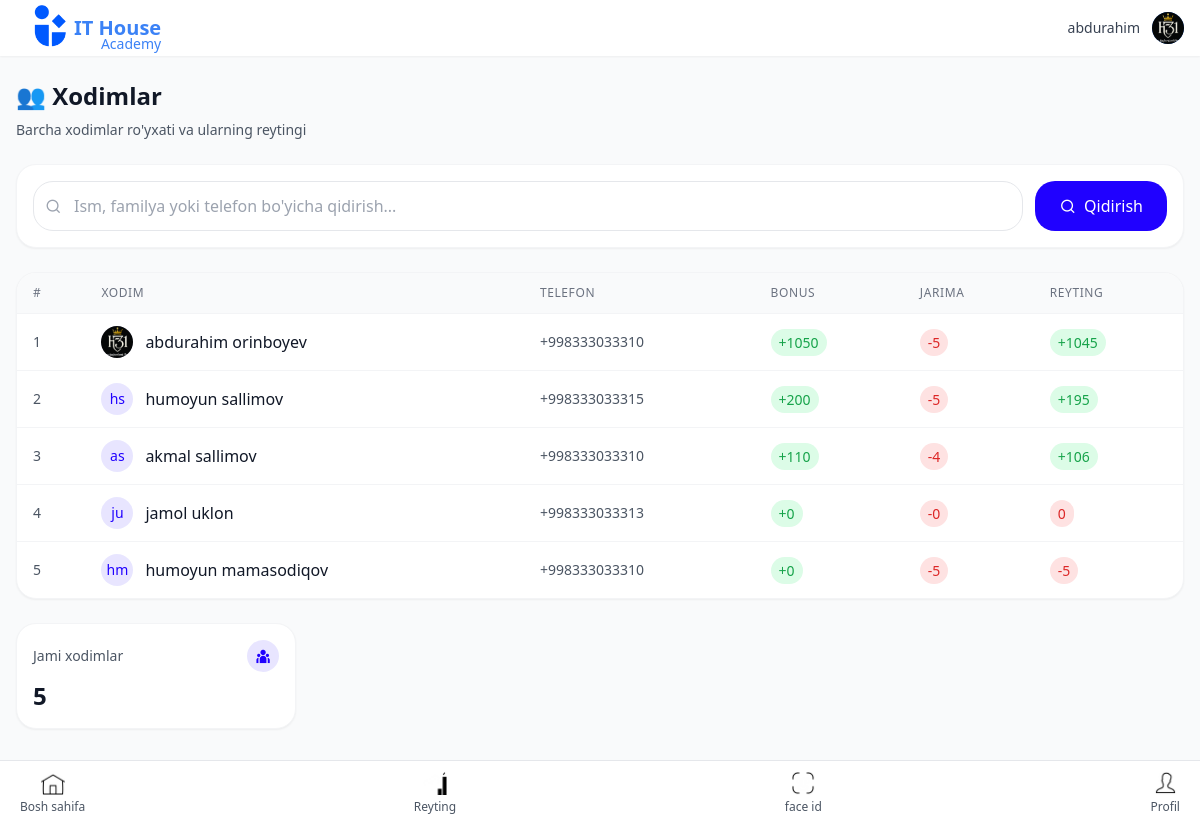
The app's page /xodimlar/ (signed in), older data.
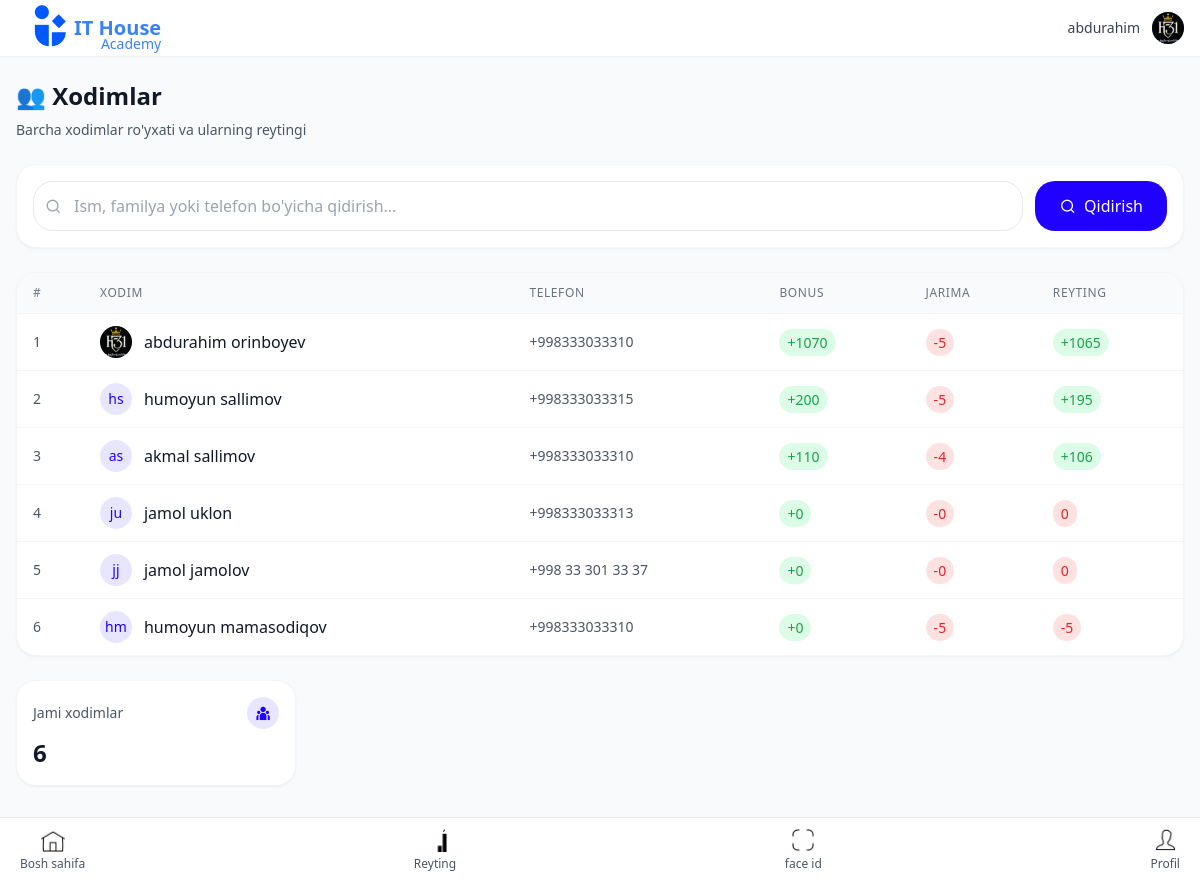
The same page, newer data.
### main/models.py (models this page shows, shortened)
class Xodim(models.Model):
    user = models.OneToOneField(User, on_delete=models.CASCADE, related_name='xodim')
    ism = models.CharField(max_length=100)
    familya = models.CharField(max_length=100)
    telefon = models.CharField(max_length=20)
    rasm = models.ImageField(upload_to='xodim_rasmlari/', null=True, blank=True)
    bonus_ball = models.IntegerField(default=0)
    bonus_pul = models.DecimalField(max_digits=12, decimal_places=2, default=0)
    jarima_ball = models.IntegerField(default=0)
    jarima_pul = models.DecimalField(max_digits=12, decimal_places=2, default=0)
    reyting_ball = models.IntegerField(default=0)
    reyting_pul = models.DecimalField(max_digits=12, decimal_places=2, default=0)
    created_at = models.DateTimeField(auto_now_add=True)
    updated_at = models.DateTimeField(auto_now=True)
    class Meta:
        ordering = ['-reyting_ball']
        verbose_name = "Xodim"
        verbose_name_plural = "Xodimlar"

### main/views.py (the view)
# urls.py: path('xodimlar/', views.xodimlar, name='xodimlar'),
@login_required
def xodimlar(request):
    xodimlar = Xodim.objects.all().order_by('-reyting_ball')
    qidiruv = request.GET.get('qidiruv', '')
    if qidiruv:
        xodimlar = xodimlar.filter(
            Q(ism__icontains=qidiruv) |
            Q(familya__icontains=qidiruv) |
            Q(telefon__icontains=qidiruv)
        )
    from django.core.paginator import Paginator
    paginator = Paginator(xodimlar, 10)  # Har sahifada 10 ta xodim
    page = request.GET.get('page', 1)
    xodimlar = paginator.get_page(page)
    umumiy_ball = sum([x.reyting_ball for x in paginator.object_list])
    umumiy_bonus = sum([x.bonus_ball for x in paginator.object_list])
    umumiy_jarima = sum([x.jarima_ball for x in paginator.object_list])
    return render(request, 'main/xodimlar.html', {
        'xodimlar': xodimlar,
        'umumiy_ball': umumiy_ball,
        'umumiy_bonus': umumiy_bonus,
        'umumiy_jarima': umumiy_jarima,
    })

### main/templates/main/xodimlar.html (shortened to what the changed rows need)
{% extends 'base.html' %}
{% load static %}
{% block content %}
<div class="mb-6 flex items-center justify-between">
    <div>
        <h2 class="text-2xl font-bold text-gray-900 mb-2">👥 Xodimlar</h2>
    </div>
</div>
<div class="bg-white rounded-xl shadow-sm border border-gray-100 overflow-hidden">
    <div class="hidden md:block overflow-x-auto">
        <table class="w-full">
            <thead class="bg-gray-50 border-b border-gray-100">
                <tr>
                    <th class="px-4 py-3 text-left text-xs font-medium text-gray-500 uppercase tracking-wider">#</th>
                    <th class="px-4 py-3 text-left text-xs font-medium text-gray-500 uppercase tracking-wider">Xodim</th>
                    <th class="px-4 py-3 text-left text-xs font-medium text-gray-500 uppercase tracking-wider">Telefon</th>
                    <th class="px-4 py-3 text-left text-xs font-medium text-gray-500 uppercase tracking-wider">Bonus</th>
                    <th class="px-4 py-3 text-left text-xs font-medium text-gray-500 uppercase tracking-wider">Jarima</th>
                    <th class="px-4 py-3 text-left text-xs font-medium text-gray-500 uppercase tracking-wider">Reyting</th>
                </tr>
            </thead>
            <tbody class="divide-y divide-gray-100">
                {% for xodim in xodimlar %}
                <tr class="hover:bg-gray-50 transition-colors">
                    <td class="px-4 py-3 text-sm text-gray-600">{{ forloop.counter }}</td>
                    <td class="px-4 py-3">
                        <a href="{% url 'xodim_detail' xodim.id %}" class="flex items-center gap-3">
                            <div class="w-8 h-8 rounded-full bg-[#2001FF]/10 flex items-center justify-center overflow-hidden">
                                {% if xodim.rasm and xodim.rasm.url %}
                                    <img src="{{ xodim.rasm.url }}" alt="{{ xodim.ism }}" class="w-full h-full object-cover">
                                {% else %}
                                    <span class="text-sm font-medium text-[#2001FF]">{{ xodim.ism|first }}{{ xodim.familya|first }}</span>
                                {% endif %}
                            </div>
                            <div>
                                <div class="font-medium text-gray-900">{{ xodim.ism }} {{ xodim.familya }}</div>
                            </div>
                        </a>
                    </td>
                    <td class="px-4 py-3 text-sm text-gray-600">{{ xodim.telefon }}</td>
                    <td class="px-4 py-3">
                        <span class="px-2 py-1 bg-green-100 text-green-600 rounded-full text-sm font-medium">+{{ xodim.bonus_ball }}</span>
                    </td>
                    <td class="px-4 py-3">
                        <span class="px-2 py-1 bg-red-100 text-red-600 rounded-full text-sm font-medium">-{{ xodim.jarima_ball }}</span>
                    </td>
                    <td class="px-4 py-3">
                        <span class="px-2 py-1 {% if xodim.reyting_ball > 0 %}bg-green-100 text-green-600{% else %}bg-red-100 text-red-600{% endif %} rounded-full text-sm font-medium">
                            {% if xodim.reyting_ball > 0 %}+{% endif %}{{ xodim.reyting_ball }}
                        </span>
                    </td>
                </tr>
                {% endfor %}
            </tbody>
        </table>
    </div>
</div>
<div class="grid grid-cols-2 sm:grid-cols-4 gap-4 mt-6">
    <div class="bg-white rounded-xl p-4 shadow-sm border border-gray-100">
        <div class="flex items-center justify-between mb-2">
            <span class="text-sm text-gray-600">Jami xodimlar</span>
            <div class="w-8 h-8 bg-[#2001FF]/10 rounded-full flex items-center justify-center">
            </div>
        </div>
        <div class="text-2xl font-bold text-gray-900">{{ xodimlar.paginator.count }}</div>
    </div>
</div>
{% endblock %}

Row changes from the older to the newer data that the page shows:
changed Xodim "abdurahim": bonus_ball "1050" → "1070"; reyting_ball "1045" → "1065"
added Xodim: ism|first "j", familya|first "j", ism "jamol", familya "jamolov", telefon "+998 33 301 33 37", bonus_ball "0", jarima_ball "0", reyting_ball "0"
Text that changed along with them:
{{ xodimlar.paginator.count }}: "5" → "6"
